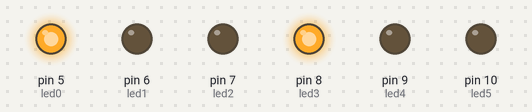
This sketch was run on a simulated Arduino Uno, built with avr-gcc and run on an emulated ATmega328P. On the bench: output pins drawn as LEDs (lit = HIGH).

Above: at 0.1 s.
At 7.1 s:
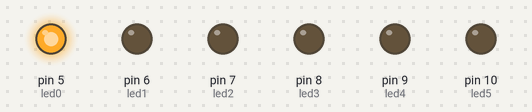
At 10.1 s:
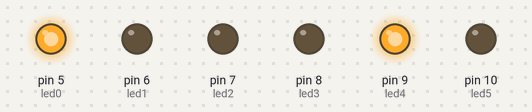
At 16.1 s:
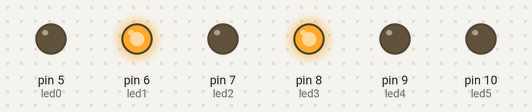
At 23.1 s:
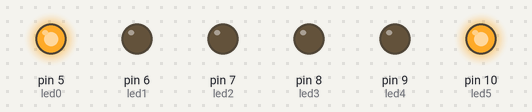
At 34.1 s:
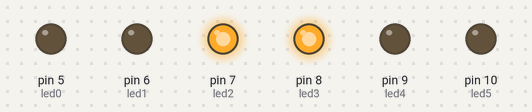
Timing chart, 0 to 40.0 s (numbered marks = the images above):
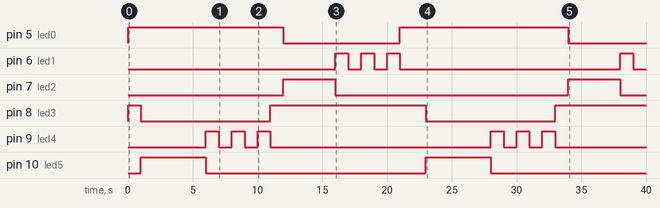

Measured:
- by itself, pin 5 (led0): alternates HIGH for 12.5 s and LOW for 9.0 s
- by itself, pin 6 (led1): LOW → HIGH at 16.0 s, → LOW 1.0 s later, → HIGH 1.0 s later, → LOW 1.0 s later, … (8 changes in this stretch)
- by itself, pin 7 (led2): alternates HIGH for 4.0 s and LOW for 18.0 s
- by itself, pin 8 (led3): goes HIGH 1.0 s, LOW 10.0 s, HIGH 12.0 s, LOW 10.0 s, then HIGH
- by itself, pin 9 (led4): LOW → HIGH at 6.0 s, → LOW 1.0 s later, → HIGH 1.0 s later, → LOW 1.0 s later, … (12 changes in this stretch)
- by itself, pin 10 (led5): alternates HIGH for 5.0 s and LOW for 17.0 s

The sketch:

Cruilla_semafor.ino
```cpp
//YASSINE ZIANI KADA
const int led0 =5;
const int led1 = 6;
const int led2 = 7;
const int led3 = 8;
const int led4 = 9;
const int led5 = 10;

long int temps=(1000);

void setup()
{
  pinMode(led0, OUTPUT);
  pinMode(led1, OUTPUT);
  pinMode(led2, OUTPUT);
  pinMode(led3, OUTPUT);
  pinMode(led4, OUTPUT);
  pinMode(led5, OUTPUT);


}

void loop()
{
  digitalWrite(led0, HIGH);
  digitalWrite(led1, LOW);
  digitalWrite(led2,LOW);
  digitalWrite(led3, HIGH);
  digitalWrite(led4, LOW);
  digitalWrite(led5, LOW);


  delay(temps);

  digitalWrite(led0, HIGH);
  digitalWrite(led1, LOW);
  digitalWrite(led2,LOW);
  digitalWrite(led3, LOW);
  digitalWrite(led4, LOW);
  digitalWrite(led5, HIGH);


  delay(temps);

  digitalWrite(led0, HIGH);
  digitalWrite(led1, LOW);
  digitalWrite(led2,LOW);
  digitalWrite(led3, LOW);
  digitalWrite(led4, LOW);
  digitalWrite(led5, HIGH);


  delay(temps);

  digitalWrite(led0, HIGH);
  digitalWrite(led1, LOW);
  digitalWrite(led2,LOW);
  digitalWrite(led3, LOW);
  digitalWrite(led4, LOW);
  digitalWrite(led5, HIGH);


  delay(temps);

  digitalWrite(led0, HIGH);
  digitalWrite(led1, LOW);
  digitalWrite(led2,LOW);
  digitalWrite(led3, LOW);
  digitalWrite(led4, LOW);
  digitalWrite(led5, HIGH);


  delay(temps);

    digitalWrite(led0, HIGH);
  digitalWrite(led1, LOW);
  digitalWrite(led2,LOW);
  digitalWrite(led3, LOW);
  digitalWrite(led4, LOW);
  digitalWrite(led5, HIGH);


  delay(temps);

  digitalWrite(led0, HIGH);
  digitalWrite(led1, LOW);
  digitalWrite(led2,LOW);
  digitalWrite(led3, LOW);
  digitalWrite(led4, HIGH);
  digitalWrite(led5, LOW);


  delay(temps);

  digitalWrite(led0, HIGH);
  digitalWrite(led1, LOW);
  digitalWrite(led2,LOW);
  digitalWrite(led3, LOW);
  digitalWrite(led4, LOW);
  digitalWrite(led5, LOW);


  delay(temps);

  digitalWrite(led0, HIGH);
  digitalWrite(led1, LOW);
  digitalWrite(led2,LOW);
  digitalWrite(led3, LOW);
  digitalWrite(led4, HIGH);
  digitalWrite(led5, LOW);


  delay(temps);

  digitalWrite(led0, HIGH);
  digitalWrite(led1, LOW);
  digitalWrite(led2,LOW);
  digitalWrite(led3, LOW);
  digitalWrite(led4, LOW);
  digitalWrite(led5, LOW);


  delay(temps);

  digitalWrite(led0, HIGH);
  digitalWrite(led1, LOW);
  digitalWrite(led2,LOW);
  digitalWrite(led3, LOW);
  digitalWrite(led4, HIGH);
  digitalWrite(led5, LOW);

 delay(temps);

  digitalWrite(led0, HIGH);
  digitalWrite(led1, LOW);
  digitalWrite(led2,LOW);
  digitalWrite(led3, HIGH);
  digitalWrite(led4, LOW);
  digitalWrite(led5, LOW);


  delay(temps);

  digitalWrite(led0, LOW);
  digitalWrite(led1, LOW);
  digitalWrite(led2,HIGH);
  digitalWrite(led3, HIGH);
  digitalWrite(led4, LOW);
  digitalWrite(led5, LOW);


  delay(temps);

  digitalWrite(led0, LOW);
  digitalWrite(led1, LOW);
  digitalWrite(led2,HIGH);
  digitalWrite(led3, HIGH);
  digitalWrite(led4, LOW);
  digitalWrite(led5, LOW);


  delay(temps);

  digitalWrite(led0, LOW);

  digitalWrite(led1, LOW);
  digitalWrite(led2,HIGH);
  digitalWrite(led3, HIGH);
  digitalWrite(led4, LOW);
  digitalWrite(led5, LOW);


  delay(temps);

  digitalWrite(led0, LOW);
  digitalWrite(led1, LOW);
  digitalWrite(led2,HIGH);
  digitalWrite(led3, HIGH);
  digitalWrite(led4, LOW);
  digitalWrite(led5, LOW);


  delay(temps);

  digitalWrite(led0, LOW);
  digitalWrite(led1, HIGH);
  digitalWrite(led2,LOW);
  digitalWrite(led3, HIGH);
  digitalWrite(led4, LOW);
  digitalWrite(led5, LOW);


  delay(temps);

  digitalWrite(led0, LOW);
  digitalWrite(led1, LOW);
  digitalWrite(led2,LOW);
  digitalWrite(led3, HIGH);
  digitalWrite(led4, LOW);
  digitalWrite(led5, LOW);


  delay(temps);

  digitalWrite(led0, LOW);
  digitalWrite(led1, HIGH);
  digitalWrite(led2,LOW);
  digitalWrite(led3, HIGH);
  digitalWrite(led4, LOW);
  digitalWrite(led5, LOW);


  delay(temps);

  digitalWrite(led0, LOW);
  digitalWrite(led1, LOW);
  digitalWrite(led2,LOW);
  digitalWrite(led3, HIGH);
  digitalWrite(led4, LOW);
  digitalWrite(led5, LOW);


  delay(temps);

  digitalWrite(led0, LOW);
  digitalWrite(led1, HIGH);
  digitalWrite(led2,LOW);
  digitalWrite(led3, HIGH);
  digitalWrite(led4, LOW);
  digitalWrite(led5, LOW);


  delay(temps);

  digitalWrite(led0, HIGH);
  digitalWrite(led1, LOW);
  digitalWrite(led2,LOW);
  digitalWrite(led3, HIGH);
  digitalWrite(led4, LOW);
  digitalWrite(led5, LOW);


  delay(temps);
}
```
